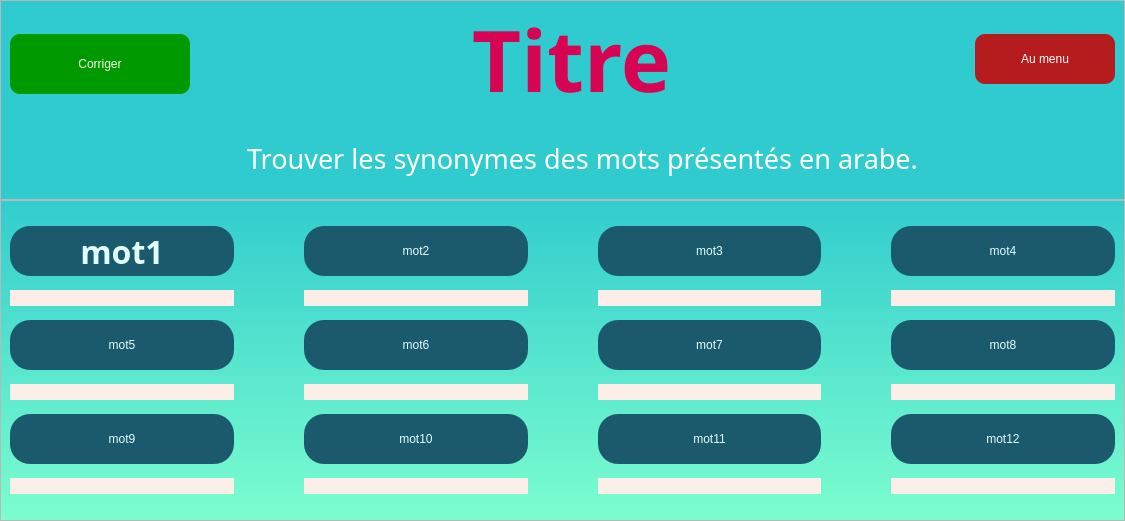
<?xml version="1.0" encoding="UTF-8"?>
<ui version="4.0">
 <class>MainWindow</class>
 <widget class="QMainWindow" name="MainWindow">
  <property name="geometry">
   <rect>
    <x>0</x>
    <y>0</y>
    <width>1125</width>
    <height>521</height>
   </rect>
  </property>
  <property name="windowTitle">
   <string>MainWindow</string>
  </property>
  <widget class="QWidget" name="centralwidget">
   <property name="styleSheet">
    <string notr="true">background-color:qlineargradient(spread:pad, x1:1, y1:0.352, x2:1, y2:1, stop:0.0187793 rgba(47, 203, 206, 255), stop:1 rgba(124, 254, 206, 255))</string>
   </property>
   <layout class="QGridLayout" name="gridLayout_3">
    <property name="leftMargin">
     <number>0</number>
    </property>
    <property name="topMargin">
     <number>0</number>
    </property>
    <property name="rightMargin">
     <number>0</number>
    </property>
    <property name="bottomMargin">
     <number>0</number>
    </property>
    <property name="spacing">
     <number>0</number>
    </property>
    <item row="1" column="0">
     <widget class="QFrame" name="content_frame">
      <property name="styleSheet">
       <string notr="true">background-color: rgb(a255, 255, 255,0);</string>
      </property>
      <property name="frameShape">
       <enum>QFrame::StyledPanel</enum>
      </property>
      <property name="frameShadow">
       <enum>QFrame::Raised</enum>
      </property>
      <layout class="QGridLayout" name="gridLayout_2">
       <property name="leftMargin">
        <number>9</number>
       </property>
       <property name="topMargin">
        <number>21</number>
       </property>
       <property name="rightMargin">
        <number>9</number>
       </property>
       <property name="bottomMargin">
        <number>20</number>
       </property>
       <property name="horizontalSpacing">
        <number>70</number>
       </property>
       <property name="verticalSpacing">
        <number>10</number>
       </property>
       <item row="5" column="0">
        <widget class="QLineEdit" name="word9_guess">
         <property name="maximumSize">
          <size>
           <width>260</width>
           <height>16777215</height>
          </size>
         </property>
         <property name="styleSheet">
          <string notr="true">border-radius:10px;
background-color: rgba(255, 239, 233, 250);
font: 20pt &quot;Calisto MT&quot;;
color: rgb(43, 43, 43);</string>
         </property>
         <property name="alignment">
          <set>Qt::AlignCenter</set>
         </property>
        </widget>
       </item>
       <item row="2" column="2">
        <widget class="QPushButton" name="btn_word7">
         <property name="minimumSize">
          <size>
           <width>0</width>
           <height>50</height>
          </size>
         </property>
         <property name="maximumSize">
          <size>
           <width>290</width>
           <height>16777215</height>
          </size>
         </property>
         <property name="styleSheet">
          <string notr="true">border-radius:20px;
background-color:rgb(27, 89, 108);
border-color: rgb(108, 108, 108);
font: 700 24pt &quot;Book Antiqua&quot;;
color:rgb(225, 255, 255);</string>
         </property>
         <property name="text">
          <string>mot7</string>
         </property>
        </widget>
       </item>
       <item row="3" column="1">
        <widget class="QLineEdit" name="word6_guess">
         <property name="maximumSize">
          <size>
           <width>260</width>
           <height>16777215</height>
          </size>
         </property>
         <property name="styleSheet">
          <string notr="true">border-radius:10px;
background-color: rgba(255, 239, 233, 250);
font: 20pt &quot;Calisto MT&quot;;
color: rgb(43, 43, 43);</string>
         </property>
         <property name="alignment">
          <set>Qt::AlignCenter</set>
         </property>
        </widget>
       </item>
       <item row="2" column="3">
        <widget class="QPushButton" name="btn_word8">
         <property name="minimumSize">
          <size>
           <width>0</width>
           <height>50</height>
          </size>
         </property>
         <property name="maximumSize">
          <size>
           <width>260</width>
           <height>16777215</height>
          </size>
         </property>
         <property name="styleSheet">
          <string notr="true">border-radius:20px;
background-color:rgb(27, 89, 108);
border-color: rgb(108, 108, 108);
font: 700 24pt &quot;Book Antiqua&quot;;
color:rgb(225, 255, 255);</string>
         </property>
         <property name="text">
          <string>mot8</string>
         </property>
        </widget>
       </item>
       <item row="3" column="2">
        <widget class="QLineEdit" name="word7_guess">
         <property name="maximumSize">
          <size>
           <width>260</width>
           <height>16777215</height>
          </size>
         </property>
         <property name="styleSheet">
          <string notr="true">border-radius:10px;
background-color: rgba(255, 239, 233, 250);
font: 20pt &quot;Calisto MT&quot;;
color: rgb(43, 43, 43);</string>
         </property>
         <property name="alignment">
          <set>Qt::AlignCenter</set>
         </property>
        </widget>
       </item>
       <item row="4" column="0">
        <widget class="QPushButton" name="btn_word9">
         <property name="minimumSize">
          <size>
           <width>0</width>
           <height>50</height>
          </size>
         </property>
         <property name="maximumSize">
          <size>
           <width>260</width>
           <height>16777215</height>
          </size>
         </property>
         <property name="styleSheet">
          <string notr="true">border-radius:20px;
background-color:rgb(27, 89, 108);
border-color: rgb(108, 108, 108);
font: 700 24pt &quot;Book Antiqua&quot;;
color:rgb(225, 255, 255);</string>
         </property>
         <property name="text">
          <string>mot9</string>
         </property>
        </widget>
       </item>
       <item row="2" column="0">
        <widget class="QPushButton" name="btn_word5">
         <property name="minimumSize">
          <size>
           <width>0</width>
           <height>50</height>
          </size>
         </property>
         <property name="maximumSize">
          <size>
           <width>260</width>
           <height>16777215</height>
          </size>
         </property>
         <property name="styleSheet">
          <string notr="true">border-radius:20px;
background-color:rgb(27, 89, 108);
border-color: rgb(108, 108, 108);
font: 700 24pt &quot;Book Antiqua&quot;;
color:rgb(225, 255, 255);</string>
         </property>
         <property name="text">
          <string>mot5</string>
         </property>
        </widget>
       </item>
       <item row="1" column="0">
        <widget class="QLineEdit" name="word1_guess">
         <property name="maximumSize">
          <size>
           <width>260</width>
           <height>16777215</height>
          </size>
         </property>
         <property name="layoutDirection">
          <enum>Qt::LeftToRight</enum>
         </property>
         <property name="autoFillBackground">
          <bool>false</bool>
         </property>
         <property name="styleSheet">
          <string notr="true">border-radius:10px;
background-color: rgba(255, 239, 233, 250);
font: 20pt &quot;Calisto MT&quot;;
color: rgb(43, 43, 43);</string>
         </property>
         <property name="text">
          <string/>
         </property>
         <property name="alignment">
          <set>Qt::AlignHCenter|Qt::AlignTop</set>
         </property>
        </widget>
       </item>
       <item row="0" column="3">
        <widget class="QPushButton" name="btn_word4">
         <property name="minimumSize">
          <size>
           <width>0</width>
           <height>50</height>
          </size>
         </property>
         <property name="maximumSize">
          <size>
           <width>260</width>
           <height>16777215</height>
          </size>
         </property>
         <property name="styleSheet">
          <string notr="true">border-radius:20px;
background-color:rgb(27, 89, 108);
border-color: rgb(108, 108, 108);
font: 700 24pt &quot;Book Antiqua&quot;;
color:rgb(225, 255, 255);</string>
         </property>
         <property name="text">
          <string>mot4</string>
         </property>
        </widget>
       </item>
       <item row="1" column="2">
        <widget class="QLineEdit" name="word3_guess">
         <property name="maximumSize">
          <size>
           <width>260</width>
           <height>16777215</height>
          </size>
         </property>
         <property name="styleSheet">
          <string notr="true">border-radius:10px;
background-color: rgba(255, 239, 233, 250);
font: 20pt &quot;Calisto MT&quot;;
color: rgb(43, 43, 43);</string>
         </property>
         <property name="alignment">
          <set>Qt::AlignCenter</set>
         </property>
        </widget>
       </item>
       <item row="1" column="1">
        <widget class="QLineEdit" name="word2_guess">
         <property name="maximumSize">
          <size>
           <width>260</width>
           <height>16777215</height>
          </size>
         </property>
         <property name="styleSheet">
          <string notr="true">border-radius:10px;
background-color: rgba(255, 239, 233, 250);
font: 20pt &quot;Calisto MT&quot;;
color: rgb(43, 43, 43);</string>
         </property>
         <property name="alignment">
          <set>Qt::AlignCenter</set>
         </property>
        </widget>
       </item>
       <item row="4" column="1">
        <widget class="QPushButton" name="btn_word10">
         <property name="minimumSize">
          <size>
           <width>0</width>
           <height>50</height>
          </size>
         </property>
         <property name="maximumSize">
          <size>
           <width>260</width>
           <height>16777215</height>
          </size>
         </property>
         <property name="styleSheet">
          <string notr="true">border-radius:20px;
background-color:rgb(27, 89, 108);
border-color: rgb(108, 108, 108);
font: 700 24pt &quot;Book Antiqua&quot;;
color:rgb(225, 255, 255);</string>
         </property>
         <property name="text">
          <string>mot10</string>
         </property>
        </widget>
       </item>
       <item row="0" column="0">
        <widget class="QPushButton" name="btn_word1">
         <property name="minimumSize">
          <size>
           <width>0</width>
           <height>50</height>
          </size>
         </property>
         <property name="maximumSize">
          <size>
           <width>260</width>
           <height>16777215</height>
          </size>
         </property>
         <property name="font">
          <font>
           <family>Book Antiqua</family>
           <pointsize>24</pointsize>
           <italic>false</italic>
           <bold>true</bold>
          </font>
         </property>
         <property name="styleSheet">
          <string notr="true">border-radius:20px;
background-color:rgb(27, 89, 108);
border-color: rgb(108, 108, 108);
font: 700 24pt &quot;Book Antiqua&quot;;
color:rgb(225, 255, 255);</string>
         </property>
         <property name="text">
          <string>mot1</string>
         </property>
        </widget>
       </item>
       <item row="4" column="2">
        <widget class="QPushButton" name="btn_word11">
         <property name="minimumSize">
          <size>
           <width>0</width>
           <height>50</height>
          </size>
         </property>
         <property name="maximumSize">
          <size>
           <width>260</width>
           <height>16777215</height>
          </size>
         </property>
         <property name="styleSheet">
          <string notr="true">border-radius:20px;
background-color:rgb(27, 89, 108);
border-color: rgb(108, 108, 108);
font: 700 24pt &quot;Book Antiqua&quot;;
color:rgb(225, 255, 255);</string>
         </property>
         <property name="text">
          <string>mot11</string>
         </property>
        </widget>
       </item>
       <item row="5" column="1">
        <widget class="QLineEdit" name="word10_guess">
         <property name="maximumSize">
          <size>
           <width>260</width>
           <height>16777215</height>
          </size>
         </property>
         <property name="styleSheet">
          <string notr="true">border-radius:10px;
background-color: rgba(255, 239, 233, 250);
font: 20pt &quot;Calisto MT&quot;;
color: rgb(43, 43, 43);</string>
         </property>
         <property name="alignment">
          <set>Qt::AlignCenter</set>
         </property>
        </widget>
       </item>
       <item row="3" column="0">
        <widget class="QLineEdit" name="word5_guess">
         <property name="maximumSize">
          <size>
           <width>260</width>
           <height>16777215</height>
          </size>
         </property>
         <property name="styleSheet">
          <string notr="true">border-radius:10px;
background-color: rgba(255, 239, 233, 250);
font: 20pt &quot;Calisto MT&quot;;
color: rgb(43, 43, 43);</string>
         </property>
         <property name="alignment">
          <set>Qt::AlignCenter</set>
         </property>
        </widget>
       </item>
       <item row="5" column="2">
        <widget class="QLineEdit" name="word11_guess">
         <property name="maximumSize">
          <size>
           <width>260</width>
           <height>16777215</height>
          </size>
         </property>
         <property name="styleSheet">
          <string notr="true">border-radius:10px;
background-color: rgba(255, 239, 233, 250);
font: 20pt &quot;Calisto MT&quot;;
color: rgb(43, 43, 43);</string>
         </property>
         <property name="alignment">
          <set>Qt::AlignCenter</set>
         </property>
        </widget>
       </item>
       <item row="5" column="3">
        <widget class="QLineEdit" name="word12_guess">
         <property name="maximumSize">
          <size>
           <width>260</width>
           <height>16777215</height>
          </size>
         </property>
         <property name="styleSheet">
          <string notr="true">border-radius:10px;
background-color: rgba(255, 239, 233, 250);
font: 20pt &quot;Calisto MT&quot;;
color: rgb(43, 43, 43);</string>
         </property>
         <property name="alignment">
          <set>Qt::AlignCenter</set>
         </property>
        </widget>
       </item>
       <item row="2" column="1">
        <widget class="QPushButton" name="btn_word6">
         <property name="minimumSize">
          <size>
           <width>0</width>
           <height>50</height>
          </size>
         </property>
         <property name="maximumSize">
          <size>
           <width>260</width>
           <height>16777215</height>
          </size>
         </property>
         <property name="styleSheet">
          <string notr="true">border-radius:20px;
background-color:rgb(27, 89, 108);
border-color: rgb(108, 108, 108);
font: 700 24pt &quot;Book Antiqua&quot;;
color:rgb(225, 255, 255);</string>
         </property>
         <property name="text">
          <string>mot6</string>
         </property>
        </widget>
       </item>
       <item row="3" column="3">
        <widget class="QLineEdit" name="word8_guess">
         <property name="maximumSize">
          <size>
           <width>260</width>
           <height>16777215</height>
          </size>
         </property>
         <property name="styleSheet">
          <string notr="true">border-radius:10px;
background-color: rgba(255, 239, 233, 250);
font: 20pt &quot;Calisto MT&quot;;
color: rgb(43, 43, 43);</string>
         </property>
         <property name="alignment">
          <set>Qt::AlignCenter</set>
         </property>
        </widget>
       </item>
       <item row="0" column="2">
        <widget class="QPushButton" name="btn_word3">
         <property name="minimumSize">
          <size>
           <width>0</width>
           <height>50</height>
          </size>
         </property>
         <property name="maximumSize">
          <size>
           <width>260</width>
           <height>16777215</height>
          </size>
         </property>
         <property name="styleSheet">
          <string notr="true">border-radius:20px;
background-color:rgb(27, 89, 108);
border-color: rgb(108, 108, 108);
font: 700 24pt &quot;Book Antiqua&quot;;
color:rgb(225, 255, 255);</string>
         </property>
         <property name="text">
          <string>mot3</string>
         </property>
        </widget>
       </item>
       <item row="0" column="1">
        <widget class="QPushButton" name="btn_word2">
         <property name="minimumSize">
          <size>
           <width>0</width>
           <height>50</height>
          </size>
         </property>
         <property name="maximumSize">
          <size>
           <width>260</width>
           <height>16777215</height>
          </size>
         </property>
         <property name="styleSheet">
          <string notr="true">border-radius:20px;
background-color:rgb(27, 89, 108);
border-color: rgb(108, 108, 108);
font: 700 24pt &quot;Book Antiqua&quot;;
color:rgb(225, 255, 255);</string>
         </property>
         <property name="text">
          <string>mot2</string>
         </property>
        </widget>
       </item>
       <item row="1" column="3">
        <widget class="QLineEdit" name="word4_guess">
         <property name="maximumSize">
          <size>
           <width>260</width>
           <height>16777215</height>
          </size>
         </property>
         <property name="styleSheet">
          <string notr="true">border-radius:10px;
background-color: rgba(255, 239, 233, 250);
font: 20pt &quot;Calisto MT&quot;;
color: rgb(43, 43, 43);</string>
         </property>
         <property name="alignment">
          <set>Qt::AlignCenter</set>
         </property>
        </widget>
       </item>
       <item row="4" column="3">
        <widget class="QPushButton" name="btn_word12">
         <property name="minimumSize">
          <size>
           <width>0</width>
           <height>50</height>
          </size>
         </property>
         <property name="maximumSize">
          <size>
           <width>260</width>
           <height>16777215</height>
          </size>
         </property>
         <property name="styleSheet">
          <string notr="true">border-radius:20px;
background-color:rgb(27, 89, 108);
border-color: rgb(108, 108, 108);
font: 700 24pt &quot;Book Antiqua&quot;;
color:rgb(225, 255, 255);</string>
         </property>
         <property name="text">
          <string>mot12</string>
         </property>
        </widget>
       </item>
      </layout>
     </widget>
    </item>
    <item row="0" column="0">
     <widget class="QFrame" name="title_frame">
      <property name="sizePolicy">
       <sizepolicy hsizetype="MinimumExpanding" vsizetype="Preferred">
        <horstretch>0</horstretch>
        <verstretch>0</verstretch>
       </sizepolicy>
      </property>
      <property name="maximumSize">
       <size>
        <width>16777215</width>
        <height>200</height>
       </size>
      </property>
      <property name="styleSheet">
       <string notr="true">background-color: rgb(a255, 255, 255,0);</string>
      </property>
      <property name="frameShape">
       <enum>QFrame::StyledPanel</enum>
      </property>
      <property name="frameShadow">
       <enum>QFrame::Raised</enum>
      </property>
      <layout class="QGridLayout" name="gridLayout">
       <property name="leftMargin">
        <number>9</number>
       </property>
       <property name="topMargin">
        <number>0</number>
       </property>
       <property name="rightMargin">
        <number>9</number>
       </property>
       <property name="bottomMargin">
        <number>8</number>
       </property>
       <property name="horizontalSpacing">
        <number>0</number>
       </property>
       <property name="verticalSpacing">
        <number>8</number>
       </property>
       <item row="0" column="2">
        <widget class="QLabel" name="lvl_title">
         <property name="minimumSize">
          <size>
           <width>50</width>
           <height>0</height>
          </size>
         </property>
         <property name="maximumSize">
          <size>
           <width>16777215</width>
           <height>120</height>
          </size>
         </property>
         <property name="font">
          <font>
           <family>Tw Cen MT</family>
           <pointsize>64</pointsize>
           <italic>false</italic>
           <bold>true</bold>
          </font>
         </property>
         <property name="styleSheet">
          <string notr="true">color:rgb(214, 4, 82);
font: 700 64pt &quot;Tw Cen MT&quot;;</string>
         </property>
         <property name="text">
          <string>Titre </string>
         </property>
         <property name="alignment">
          <set>Qt::AlignHCenter|Qt::AlignTop</set>
         </property>
        </widget>
       </item>
       <item row="0" column="3">
        <widget class="QPushButton" name="btn_goto_menu">
         <property name="sizePolicy">
          <sizepolicy hsizetype="Preferred" vsizetype="Preferred">
           <horstretch>0</horstretch>
           <verstretch>0</verstretch>
          </sizepolicy>
         </property>
         <property name="minimumSize">
          <size>
           <width>140</width>
           <height>50</height>
          </size>
         </property>
         <property name="maximumSize">
          <size>
           <width>140</width>
           <height>50</height>
          </size>
         </property>
         <property name="styleSheet">
          <string notr="true">background-color: rgb(180, 28, 30);
color: white;
font: 600 16pt &quot;Segoe UI Semibold&quot;;
border-radius: 10px;</string>
         </property>
         <property name="text">
          <string>Au menu</string>
         </property>
        </widget>
       </item>
       <item row="0" column="1">
        <widget class="QPushButton" name="btn_correct">
         <property name="sizePolicy">
          <sizepolicy hsizetype="Preferred" vsizetype="Maximum">
           <horstretch>0</horstretch>
           <verstretch>0</verstretch>
          </sizepolicy>
         </property>
         <property name="minimumSize">
          <size>
           <width>180</width>
           <height>60</height>
          </size>
         </property>
         <property name="maximumSize">
          <size>
           <width>140</width>
           <height>50</height>
          </size>
         </property>
         <property name="styleSheet">
          <string notr="true">background-color: rgb(0, 154, 0);
border-radius: 10px;
color: rgb(252, 255, 234);
font: 700 18pt &quot;Segoe UI Variable Text&quot;;</string>
         </property>
         <property name="text">
          <string>Corriger</string>
         </property>
        </widget>
       </item>
       <item row="3" column="2">
        <widget class="QLabel" name="lvl_question">
         <property name="sizePolicy">
          <sizepolicy hsizetype="Preferred" vsizetype="Preferred">
           <horstretch>0</horstretch>
           <verstretch>0</verstretch>
          </sizepolicy>
         </property>
         <property name="minimumSize">
          <size>
           <width>16</width>
           <height>20</height>
          </size>
         </property>
         <property name="maximumSize">
          <size>
           <width>1270</width>
           <height>16777215</height>
          </size>
         </property>
         <property name="font">
          <font>
           <family>Segoe UI Semibold</family>
           <pointsize>20</pointsize>
          </font>
         </property>
         <property name="styleSheet">
          <string notr="true">background-color: rgba(255, 255, 255,0);
color: rgb(255, 255, 255);</string>
         </property>
         <property name="text">
          <string>Trouver les synonymes des mots présentés en arabe.</string>
         </property>
         <property name="alignment">
          <set>Qt::AlignCenter</set>
         </property>
        </widget>
       </item>
      </layout>
     </widget>
    </item>
   </layout>
  </widget>
 </widget>
 <resources/>
 <connections/>
</ui>
